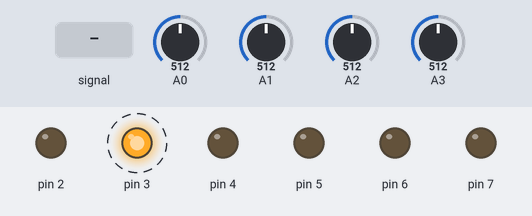
The sketch below on a simulated Arduino Uno, built with avr-gcc and run on an emulated ATmega328P. On the bench: output pins drawn as LEDs (lit = HIGH). Dashed ring = blinking. Inputs (shaded band) come from the test bench; at power-on: A0 = 512, A1 = 512, A2 = 512, A3 = 512.

Above: at 1.2 s.
1.3 s: A0 fed a 200 Hz sine of ±81 counts around its level
At 1.8 s:
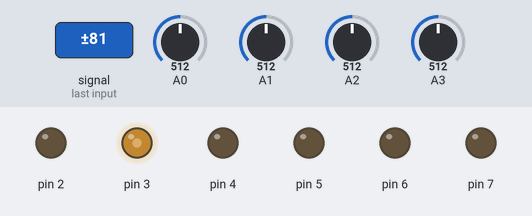
4.3 s: A0 set to 716
At 6.62 s:
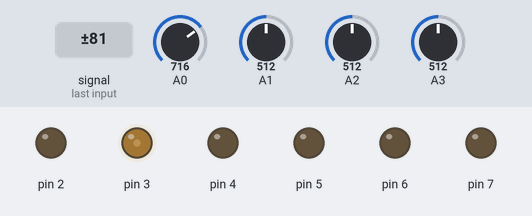
7.3 s: A1 set to 716
At 7.85 s:
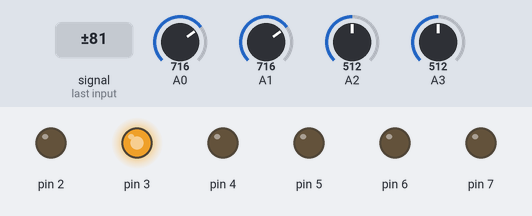
10.3 s: A2 set to 716
13.3 s: A3 set to 306
16.3 s: A3 set to 716
At 16.52 s:
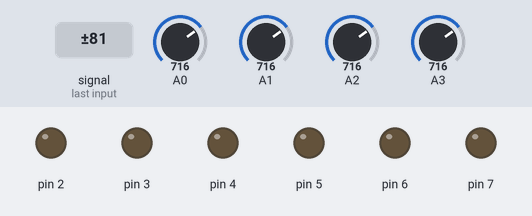
Timing chart, 0 to 20.3 s (numbered marks = the images above; inputs shaded):
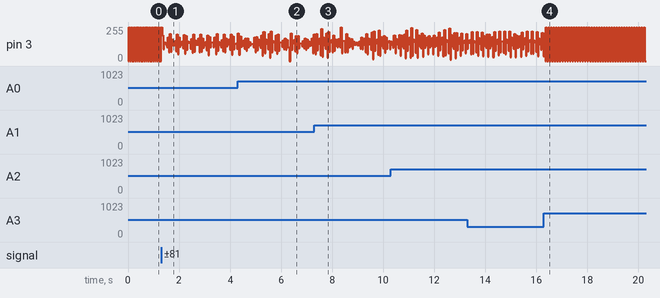

Measured:
- by itself, pin 3: repeats every 0.07 s: 0/255 0.03 s, 255/255 0.05 s

The sketch:

Polifonia.ino
```cpp
byte state;

byte mod[] = {

0, 0, 0, 0};

void setup() {

DDRD = DDRD | B11111100;

DDRB = DDRB | B00000000;

}

void loop() {

for(int i = 0; i < 32767; i++) {

for(int j = 0; j < 4; j++) {

state = 0;

mod[j] = analogRead(j) >> 2 & B11111110;

mod[j] = i % mod[j] / (mod[j] / 2);

state = state + mod[j];

state = state << 1;

PORTD = state << 2;

}

}

}
```
